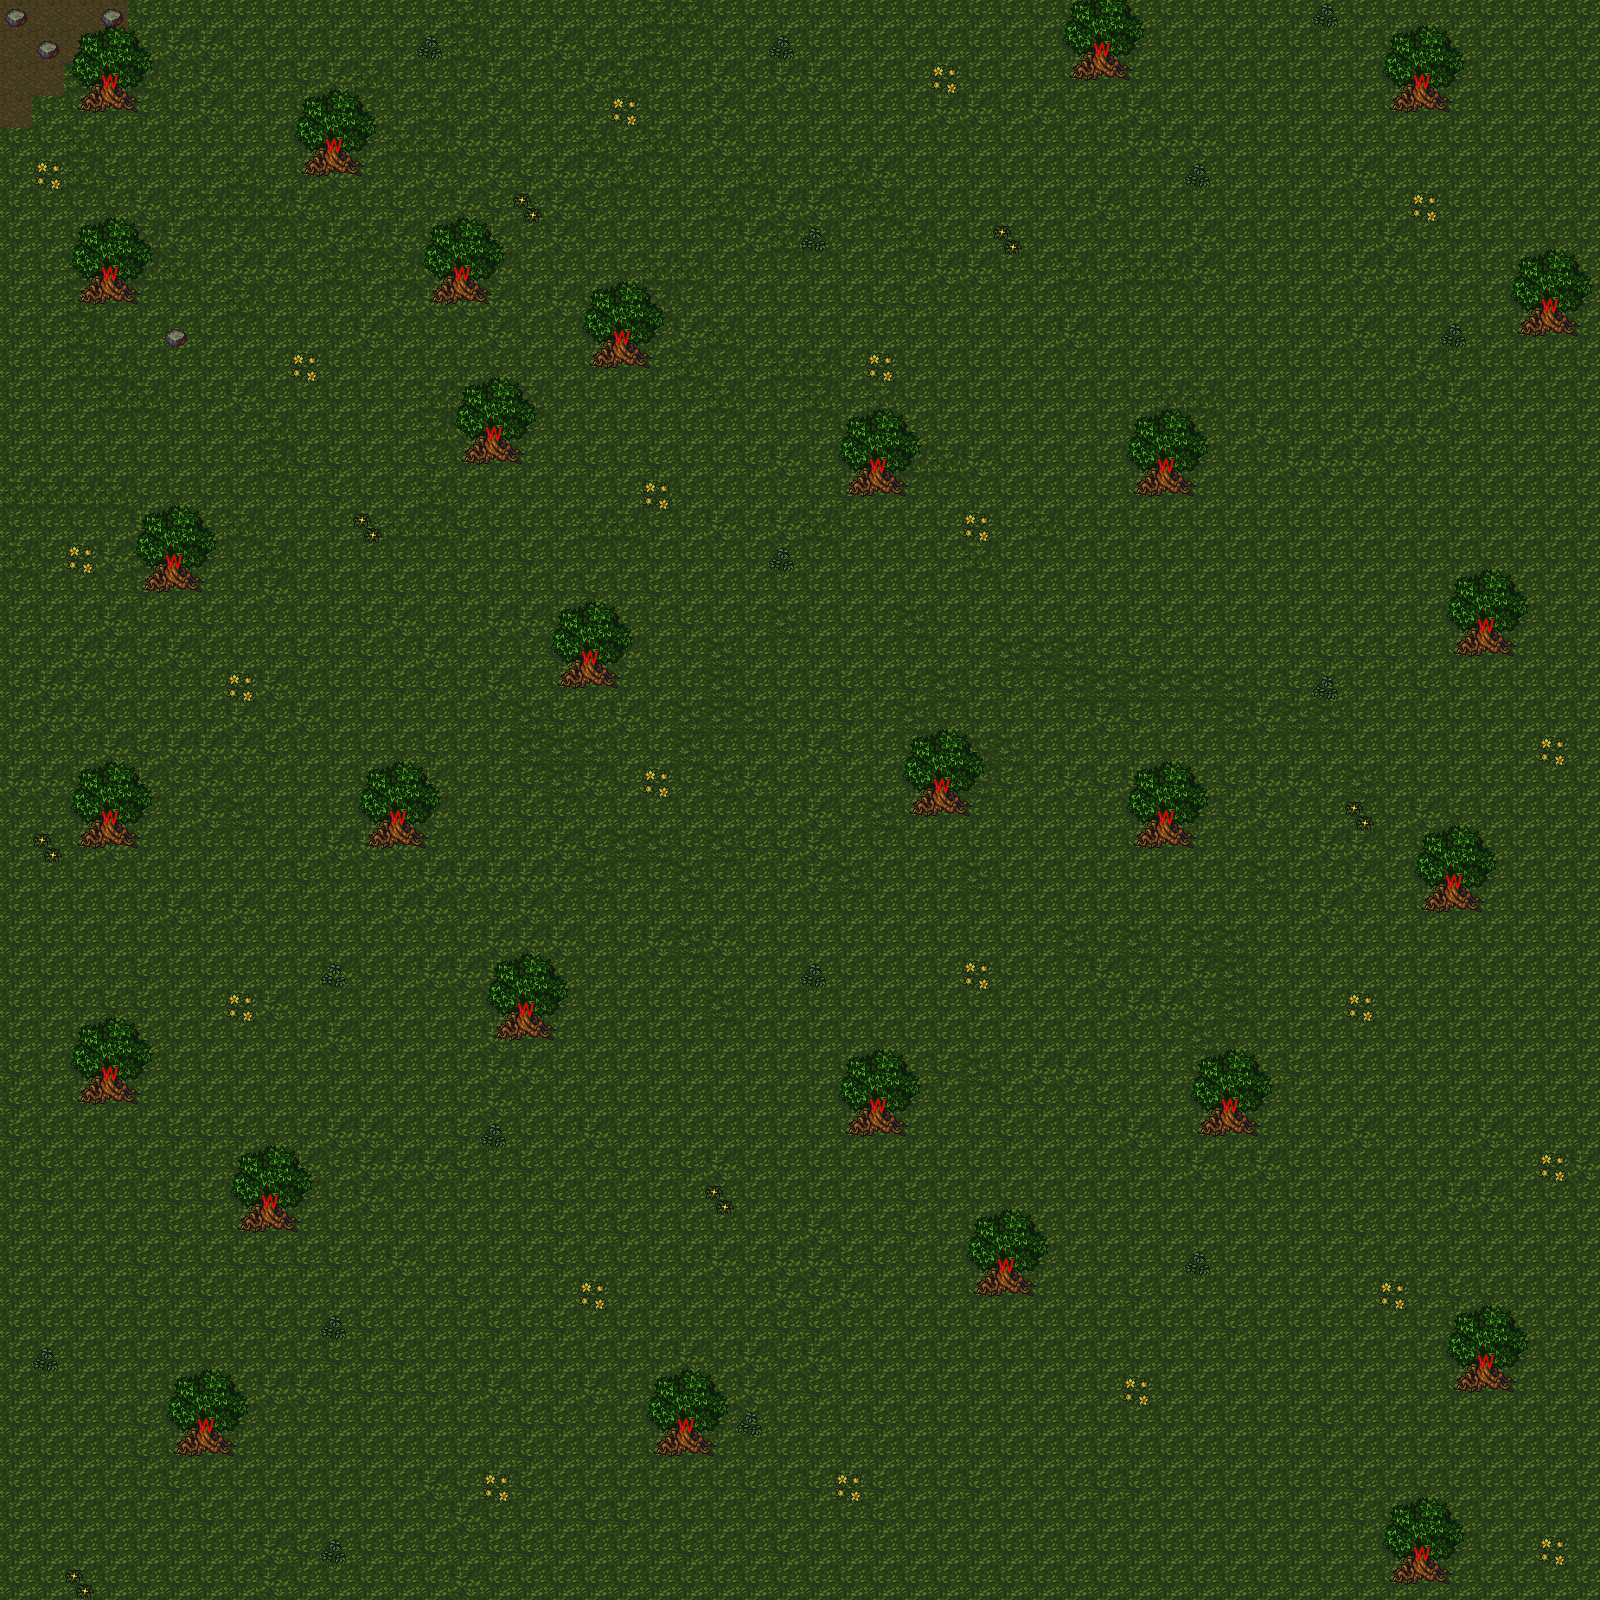

A level layout from a 2D game, rendered from its tile map. Below: a short description, then the map file with tile-grid data replaced by summaries:
An orthogonal 50x50 tile map with 32x32 px tiles, 4 tile layers (Ground, Background, Foreground, Attribute), 2 tilesets.

<map version="1.0" orientation="orthogonal" width="50" height="50" tilewidth="32" tileheight="32">
 <properties>
  <property name="Name" value="The Forest" />
 </properties>
 <tileset firstgid="1" source="tileset.tsx" />
 <tileset firstgid="153" source="atts.tsx" />
 <layer name="Ground" width="50" height="50">
  <data>[2500 cells, 2500 non-empty, 7 distinct tile ids]</data>
 </layer>
 <layer name="Background" width="50" height="50">
  <data>[2500 cells, 250 non-empty, 12 distinct tile ids]</data>
 </layer>
 <layer name="Foreground" width="50" height="50">
  <data>[2500 cells, 171 non-empty, 6 distinct tile ids]</data>
 </layer>
 <layer name="Attribute" width="50" height="50">
  <data>[2500 cells, 29 non-empty, 1 distinct tile ids]</data>
 </layer>
</map>
